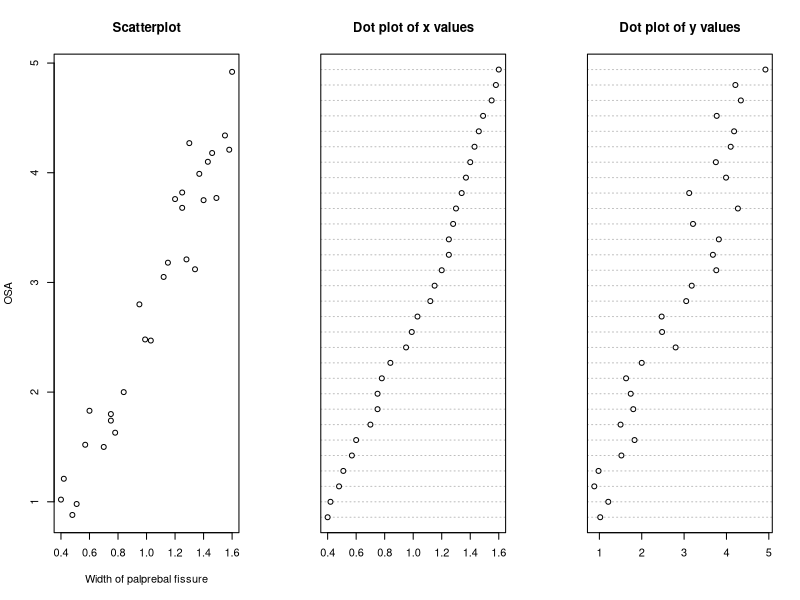

Write R code to recreate this figure.
#Ex12.1, Page 470

i<-c(1,2,3,4,5,6,7,8,9,10,11,12,13,14,15,16,17,18,19,20,21,22,23,24,25,26,27,28,29,30)
xi<-c(0.40,0.42,0.48,0.51,0.57,0.60,0.70,0.75,0.75,0.78,0.84,0.95,0.99,1.03,1.12,1.15,1.20,1.25,1.25,1.28,1.30,1.34,1.37,1.40,1.43,1.46,1.49,1.55,1.58,1.60)
yi<-c(1.02,1.21,0.88,0.98,1.52,1.83,1.50,1.80,1.74,1.63,2.00,2.80,2.48,2.47,3.05,3.18,3.76,3.68,3.82,3.21,4.27,3.12,3.99,3.75,4.10,4.18,3.77,4.34,4.21,4.92)
data<-data.frame(xi,yi,row.names=i)
print(data)

par(mfrow=c(1,3))
plot(xi,yi,main="Scatterplot",xlab="Width of palprebal fissure",ylab="OSA")
dotchart(xi,labels=row.names(xi),main="Dot plot of x values")
dotchart(yi,labels=row.names(yi),main="Dot plot of y values")
